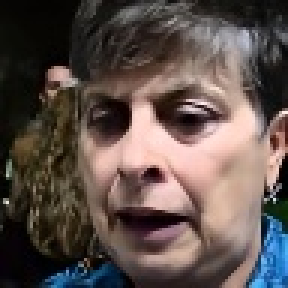
#> input picture image/angry/image0000368.jpg, 96 x 96 px, found by its file name (shown 3 times larger); its folder holds only this picture in this run
$ jupyter execute --allow-errors images_csv.ipynb
#> lines starting #> are read from the running program, lines starting #| are printed output that depends on the picture
# CONVERT ALL IMAGES FROM A FOLDER TO A MATRIX SIZE 48*48 AND PUT THEM INTO CSV FILE WITH THE LABEL

[cell 1]
import os
import cv2
import pandas as pd

def convert_images_to_csv(folder_path, csv_filename, label_mapping, target_size=(48, 48)):
#> called with folder_path = 'image/Angry', csv_filename = 'csv/angry.csv', target_size = (48, 48)
    images = []
    labels = []
    count = 0

    label = label_mapping[os.path.basename(folder_path).lower()]

    for filename in os.listdir(folder_path):
        if count == 1000:
            break
        path = os.path.join(folder_path, filename)
        img = cv2.imread(path, cv2.IMREAD_GRAYSCALE)
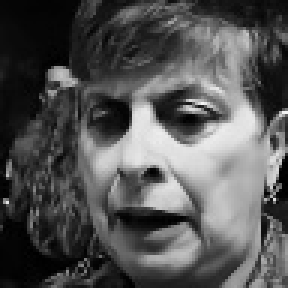
#> img: shape (96, 96) (shown 3 times larger); min 0, max 244, mean 83.9
        if img is not None:
            img = cv2.resize(img, target_size)
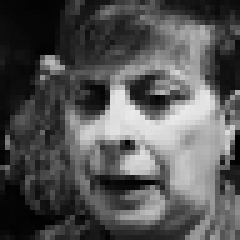
#> img: shape (48, 48) (shown 5 times larger); min 1, max 234, mean 84
            images.append(img.flatten())
            labels.append(label)
            count +=1


    data = {'label': labels}
    for i in range(len(images[0])):
        data[f'pixel_{i + 1}'] = [row[i] for row in images]
#> after the loop, data = 2305 items

    df = pd.DataFrame(data)
#> df = table of 1 rows and 2305 columns
    df.to_csv(csv_filename, index=False)


#> (the rest of this cell did not finish here and is left out)

[cell 2]
import os
import cv2
import pandas as pd
from skimage import feature

def convert_images_to_csv_with_hog(folder_path, csv_filename, label_mapping, target_size=(48, 48), max_images=1000):
#> called with folder_path = 'processed_image/Angry', csv_filename = 'csv1/angry.csv', target_size = (48, 48), max_images = 1000
    images = []
    labels = []
    hogs = []

    label = label_mapping[os.path.basename(folder_path).lower()]
    count = 0

    for filename in os.listdir(folder_path):
        if count >= max_images:
            break  # Ngừng lặp nếu đã xử lý đủ số lượng ảnh

        path = os.path.join(folder_path, filename)
        img = cv2.imread(path, cv2.IMREAD_GRAYSCALE)
        if img is not None:
            img = cv2.resize(img, target_size)
            images.append(img.flatten())
            labels.append(label)

            # Tính toán đặc trưng HOG
            hog_features = feature.hog(img, orientations=9, pixels_per_cell=(8, 8),
                                       cells_per_block=(2, 2), block_norm='L2-Hys',
                                       visualize=False, transform_sqrt=True)
#> hog_features = 900 values, max 0.314 at index 122, min 0 at index 1, mean 0.143
            #print(hog_features.shape)
            hogs.append(hog_features)

            count += 1  # Tăng bộ đếm ảnh

    # Tạo DataFrame cho hình ảnh và HOG
    data = {'label': labels}
    for j in range(len(hogs[0])):
        data[f'hog_{j + 1}'] = [row[j] for row in hogs]
#> after the loop, data = 901 items

    df = pd.DataFrame(data)
#> df = table of 1 rows and 901 columns
    df.to_csv(csv_filename, index=False)

#> (the rest of this cell did not finish here and is left out)

GATHER ALL CSV FILES INTO A FILE

[cell 3]
import pandas as pd
import glob

folder_path = 'csv1'

all_files = glob.glob(folder_path + "/*.csv")

dfs = []

for file in all_files:
    df = pd.read_csv(file)
    dfs.append(df)

merged_df = pd.concat(dfs, ignore_index=True)

merged_df.to_csv('dataset_hog_48.csv', index=False)
